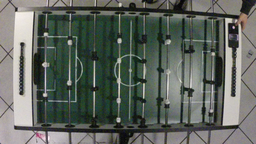
#> input picture utility_video/img-0000001.png, 256 x 144 px, shrunk from 1280 x 720 before the run, given in place of Fehlerhaft.mp4, which was not available
$ python test.py
#> lines starting #> are read from the running program, lines starting #| are printed output that depends on the picture; pictures that were not available may be replaced by others from this repository, and a replacement may not be noted
import cv2
import numpy as np

cap = cv2.VideoCapture("Fehlerhaft.mp4")
print("hello")

ret, frame = cap.read()
#> frame is the input picture: shape (144, 256, 3); mean B, G, R 93.5, 100.8, 94.3
while ret is True:

    gray_img = cv2.cvtColor(frame, cv2.COLOR_BGR2GRAY)
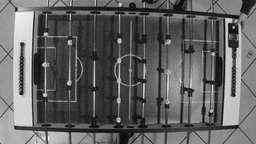
#> gray_img: shape (144, 256); min 4, max 245, mean 98
    img = cv2.medianBlur(gray_img, 5)
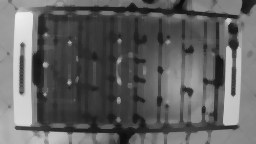
#> img: shape (144, 256); min 11, max 238, mean 97.5
    cimg = cv2.cvtColor(img, cv2.COLOR_GRAY2BGR)
    circles = cv2.HoughCircles(
        img, cv2.HOUGH_GRADIENT, 1, 120, param1=100, param2=30, minRadius=0, maxRadius=0
    )
#> circles = [[96.5, 89.5, 83.9], [254.5, 66.5, 52.6]]
    circles = np.uint16(np.around(circles))
#> circles = [[96, 90, 84], [254, 66, 53]]

    for i in circles[0, :]:
        # draw the outer circle
        cv2.circle(frame, (i[0], i[1]), i[2], (0, 255, 0), 2)
        # draw the center of the circle
        cv2.circle(frame, (i[0], i[1]), 2, (0, 0, 255), 3)
        cv2.imshow("HoughCirlces", frame)
#> this loop made 2 passes
#> pass 1, `cv2.imshow("HoughCirlces", frame)`:
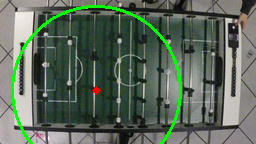
#> window 'HoughCirlces': shape (144, 256, 3); mean B, G, R 90.1, 105, 91
#> pass 2, `cv2.imshow("HoughCirlces", frame)`:
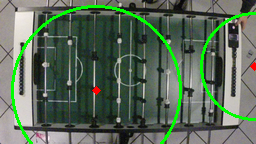
#> window 'HoughCirlces': shape (144, 256, 3); mean B, G, R 88.5, 106.8, 89.7
cv2.waitKey()

cv2.destroyAllWindows()
